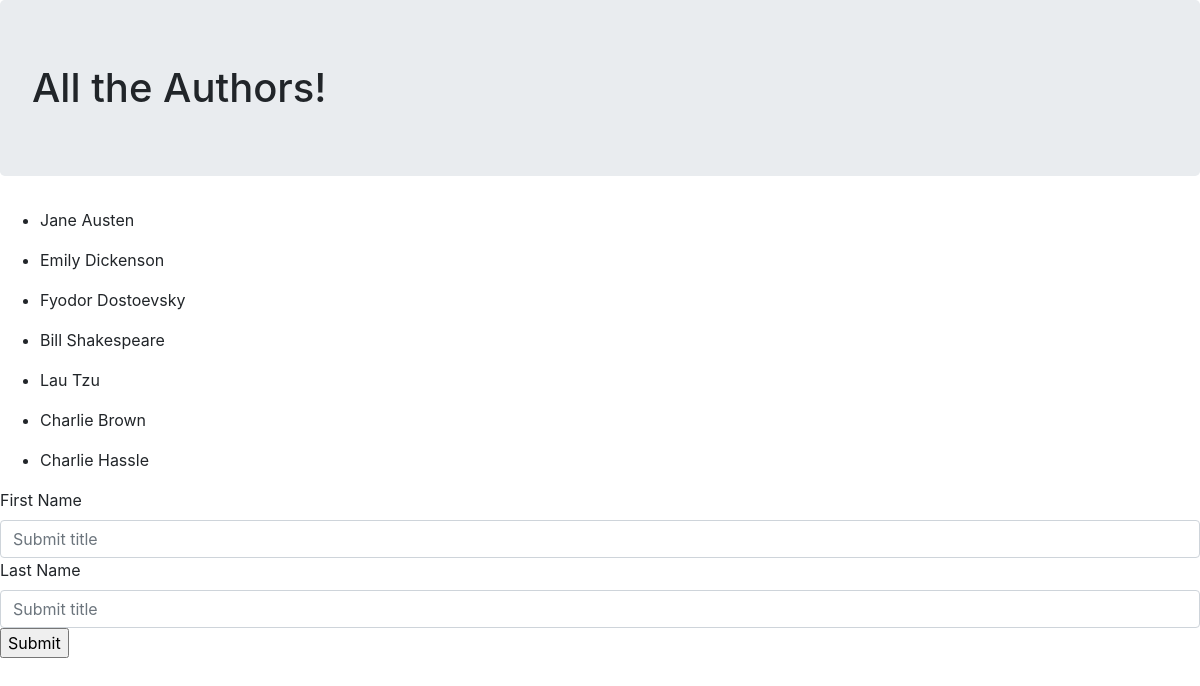
Screenshot of /authorlist with the database file from the repository.
### my_app/models.py (models this page shows)
class Author(models.Model):
    first_name = models.CharField(max_length=200)
    last_name = models.CharField(max_length=200)
    books = models.ManyToManyField(Book, related_name='authors')
    notes = models.TextField(default="Hello")

### my_app/views.py (the view)
# urls.py: path('authorlist', views.display_authors),
def display_authors(request):
    context= {
        "all_books" : Book.objects.all(),
        "all_authors" : Author.objects.all()
    }
    return render(request, 'authors.html', context)

### my_app/templates/authors.html (shortened to what this page needs)
<!doctype html>
<html lang="en">
  <head>
    <link rel="stylesheet" href="https://maxcdn.bootstrapcdn.com/bootstrap/4.0.0/css/bootstrap.min.css">
  </head>
  <body>
    <h1 class="jumbotron">All the Authors!</h1>
    {% for i in all_authors %}
        <ul>
            <li>{{i.first_name}} {{i.last_name}}</li>
        </ul>
    {% endfor %}
    <form action="/add_author" method="POST">
        <div class="form-group">
            <label for="first_name">First Name</label>
            <input type="text" class="form-control"   placeholder="Submit title" name="first_name">
            <label for="last_name">Last Name</label>
            <input type="text" class="form-control"   placeholder="Submit title" name="last_name">
            <input type="submit">
        </div>
    </form>
  </body>
</html>

### rows the page displays
Author: first_name "Jane", last_name "Austen"
Author: first_name "Emily", last_name "Dickenson"
Author: first_name "Fyodor", last_name "Dostoevsky"
Author: first_name "Bill", last_name "Shakespeare"
Author: first_name "Lau", last_name "Tzu"
Author: first_name "Charlie", last_name "Brown"
Author: first_name "Charlie", last_name "Hassle"
